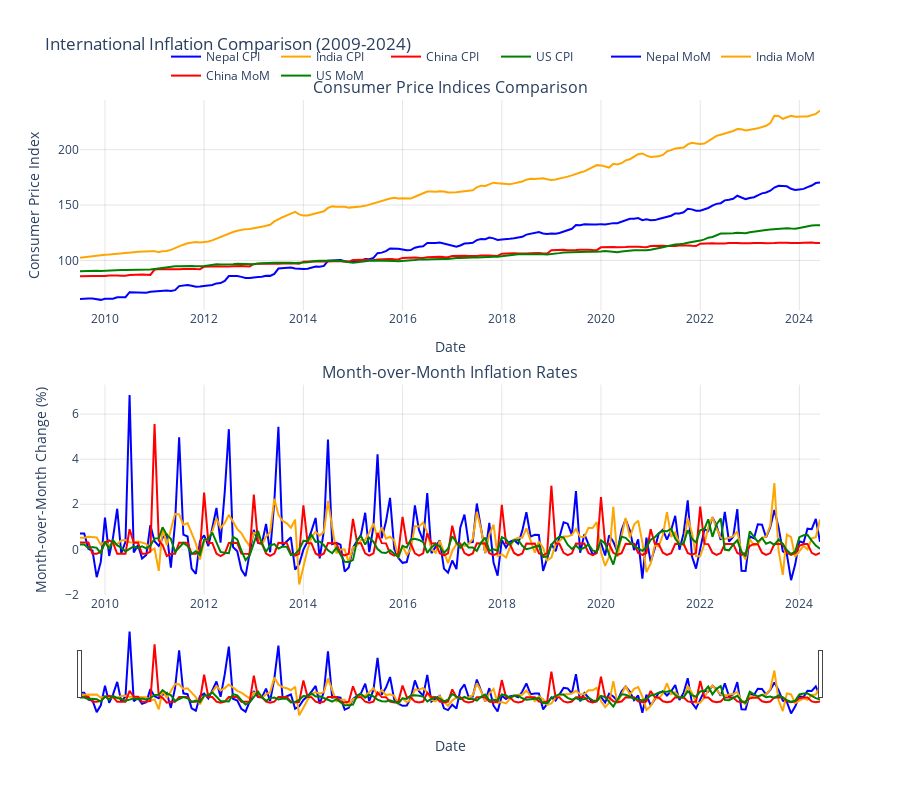

Here is the notebook cell this chart was saved with:
### Code cell
def plot_international_inflation_comparison():
    """Compare inflation trends across Nepal, India, China, and US"""
    # Create subplots
    fig = make_subplots(rows=2, cols=1,
                       subplot_titles=['Consumer Price Indices Comparison',
                                     'Month-over-Month Inflation Rates'],
                       vertical_spacing=0.15)
    
    # Colors for each country
    colors = {
        'Nepal': 'blue',
        'India': 'orange',
        'China': 'red',
        'US': 'green'
    }
    
    # Plot CPI levels
    fig.add_trace(
        go.Scatter(
            x=df.index,
            y=df['overall_index'],
            name='Nepal CPI',
            line=dict(color=colors['Nepal'], width=2)
        ),
        row=1, col=1
    )
    
    fig.add_trace(
        go.Scatter(
            x=df.index,
            y=df['indian_cpi'],
            name='India CPI',
            line=dict(color=colors['India'], width=2)
        ),
        row=1, col=1
    )
    
    fig.add_trace(
        go.Scatter(
            x=df.index,
            y=df['china_cpi'],
            name='China CPI',
            line=dict(color=colors['China'], width=2)
        ),
        row=1, col=1
    )
    
    fig.add_trace(
        go.Scatter(
            x=df.index,
            y=df['usa_cpi'],
            name='US CPI',
            line=dict(color=colors['US'], width=2)
        ),
        row=1, col=1
    )
    
    # Plot MoM inflation rates
    fig.add_trace(
        go.Scatter(
            x=df.index,
            y=df['overall_index_mom'],
            name='Nepal MoM',
            line=dict(color=colors['Nepal'], width=2)
        ),
        row=2, col=1
    )
    
    fig.add_trace(
        go.Scatter(
            x=df.index,
            y=df['indian_cpi_mom'],
            name='India MoM',
            line=dict(color=colors['India'], width=2)
        ),
        row=2, col=1
    )
    
    fig.add_trace(
        go.Scatter(
            x=df.index,
            y=df['china_cpi_mom'],
            name='China MoM',
            line=dict(color=colors['China'], width=2)
        ),
        row=2, col=1
    )
    
    fig.add_trace(
        go.Scatter(
            x=df.index,
            y=df['usa_cpi_mom'],
            name='US MoM',
            line=dict(color=colors['US'], width=2)
        ),
        row=2, col=1
    )
    
    # Update layout
    fig.update_layout(
        height=800,
        title_text='International Inflation Comparison (2009-2024)',
        template='plotly_white',
        showlegend=True,
        legend=dict(
            orientation="h",
            yanchor="bottom",
            y=1.02,
            xanchor="right",
            x=1
        )
    )
    
    # Update axes
    fig.update_xaxes(title_text="Date", row=1, col=1)
    fig.update_xaxes(title_text="Date", row=2, col=1)
    fig.update_yaxes(title_text="Consumer Price Index", row=1, col=1)
    fig.update_yaxes(title_text="Month-over-Month Change (%)", row=2, col=1)
    
    # Add range slider
    fig.update_xaxes(rangeslider_visible=True, row=2, col=1)
    
    # Add grid
    fig.update_xaxes(showgrid=True, gridwidth=1, gridcolor='rgba(128, 128, 128, 0.2)')
    fig.update_yaxes(showgrid=True, gridwidth=1, gridcolor='rgba(128, 128, 128, 0.2)')
    
    fig.show()


plot_international_inflation_comparison()

### Figure 1 — Plotly figure (JSON) as saved in the notebook; plotly's stock layout.template omitted (floating-point values rounded to 4 significant figures; data arrays with more than 128 entries replaced by an {"elided": "..."} marker saying what was removed)
{"data": [{"line": {"color": "blue", "width": 2}, "name": "Nepal CPI", "type": "scatter", "x": {"elided": "180 str values"}, "xaxis": "x", "y": {"elided": "180 float values"}, "yaxis": "y"}, {"line": {"color": "orange", "width": 2}, "name": "India CPI", "type": "scatter", "x": {"elided": "180 str values"}, "xaxis": "x", "y": {"elided": "180 float values"}, "yaxis": "y"}, {"line": {"color": "red", "width": 2}, "name": "China CPI", "type": "scatter", "x": {"elided": "180 str values"}, "xaxis": "x", "y": {"elided": "180 float values"}, "yaxis": "y"}, {"line": {"color": "green", "width": 2}, "name": "US CPI", "type": "scatter", "x": {"elided": "180 str values"}, "xaxis": "x", "y": {"elided": "180 float values"}, "yaxis": "y"}, {"line": {"color": "blue", "width": 2}, "name": "Nepal MoM", "type": "scatter", "x": {"elided": "180 str values"}, "xaxis": "x2", "y": {"elided": "180 float values"}, "yaxis": "y2"}, {"line": {"color": "orange", "width": 2}, "name": "India MoM", "type": "scatter", "x": {"elided": "180 str values"}, "xaxis": "x2", "y": {"elided": "180 float values"}, "yaxis": "y2"}, {"line": {"color": "red", "width": 2}, "name": "China MoM", "type": "scatter", "x": {"elided": "180 str values"}, "xaxis": "x2", "y": {"elided": "180 float values"}, "yaxis": "y2"}, {"line": {"color": "green", "width": 2}, "name": "US MoM", "type": "scatter", "x": {"elided": "180 str values"}, "xaxis": "x2", "y": {"elided": "180 float values"}, "yaxis": "y2"}], "layout": {"annotations": [{"font": {"size": 16}, "showarrow": false, "text": "Consumer Price Indices Comparison", "x": 0.5, "xanchor": "center", "xref": "paper", "y": 1, "yanchor": "bottom", "yref": "paper"}, {"font": {"size": 16}, "showarrow": false, "text": "Month-over-Month Inflation Rates", "x": 0.5, "xanchor": "center", "xref": "paper", "y": 0.425, "yanchor": "bottom", "yref": "paper"}], "height": 800, "legend": {"orientation": "h", "x": 1, "xanchor": "right", "y": 1.02, "yanchor": "bottom"}, "showlegend": true, "title": {"text": "International Inflation Comparison (2009-2024)"}, "xaxis": {"anchor": "y", "domain": [0, 1], "gridcolor": "rgba(128, 128, 128, 0.2)", "gridwidth": 1, "showgrid": true, "title": {"text": "Date"}}, "xaxis2": {"anchor": "y2", "domain": [0, 1], "gridcolor": "rgba(128, 128, 128, 0.2)", "gridwidth": 1, "rangeslider": {"visible": true}, "showgrid": true, "title": {"text": "Date"}}, "yaxis": {"anchor": "x", "domain": [0.575, 1], "gridcolor": "rgba(128, 128, 128, 0.2)", "gridwidth": 1, "showgrid": true, "title": {"text": "Consumer Price Index"}}, "yaxis2": {"anchor": "x2", "domain": [0, 0.425], "gridcolor": "rgba(128, 128, 128, 0.2)", "gridwidth": 1, "showgrid": true, "title": {"text": "Month-over-Month Change (%)"}}}}
